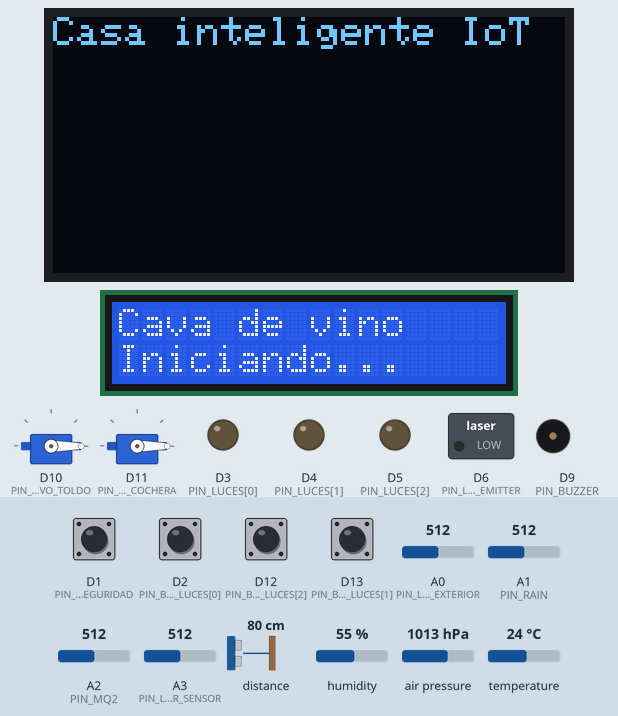
A sketch run on a simulated Arduino Uno R4 WiFi. On the bench: 128×64 one-colour display, 16×2 character LCD, 2 × servo, switched loads named in the sketch (green lamp = pin HIGH), output pins drawn as LEDs (lit = HIGH), buzzer (waves = sounding). The test bench sets the inputs (shaded band); at power-on: D1 (PIN_BTN_SEGURIDAD), D2 (PIN_BTN_LUCES[0]), D12 (PIN_BTN_LUCES[2]), D13 (PIN_BTN_LUCES[1]) HIGH, A0 (PIN_LDR_EXTERIOR) = 512, A1 (PIN_RAIN) = 512, A2 (PIN_MQ2) = 512, A3 (PIN_LASER_SENSOR) = 512, distance to the obstacle 80 cm, humidity 55 %, air pressure 1013 hPa, temperature 24 °C (analog values on the 0–1023 scale). WiFi joins after 1.5 s; servers stay silent unless stated; no MQTT or app messages arrive unless stated; what the sketch prints to the serial monitor is not drawn.

Above: at 0.4 s.
At 67.04 s:
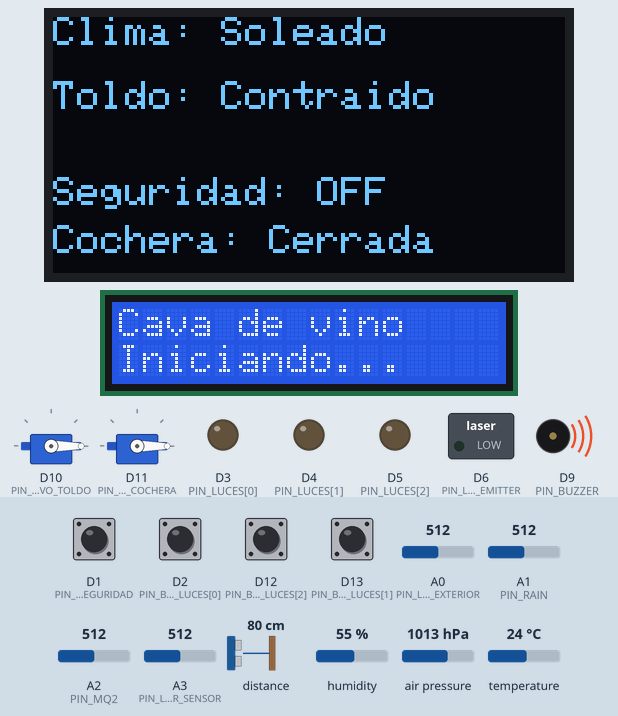
At 69.5 s:
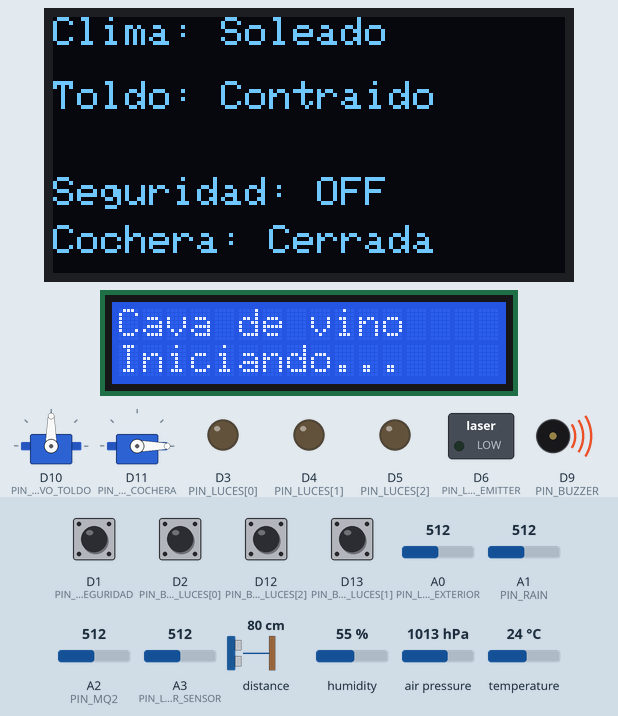
At 71.3 s:
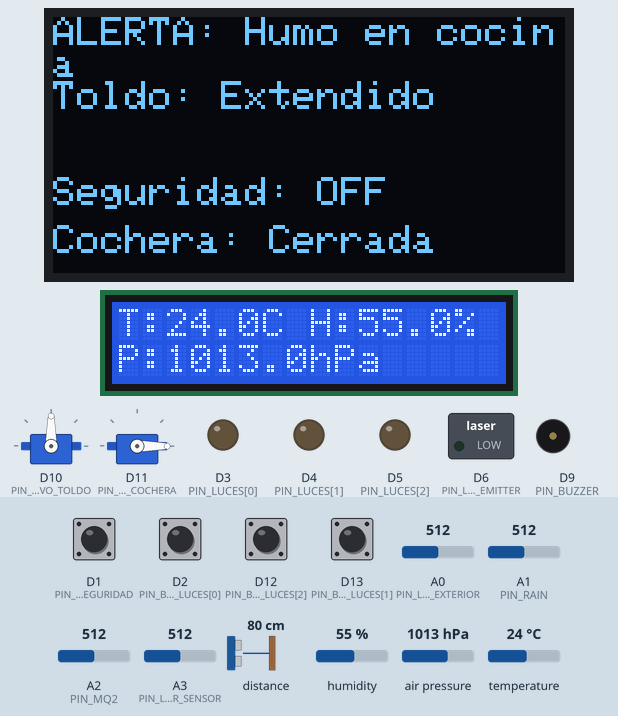
Timing chart, 0 to 72.8 s (numbered marks = the images above):
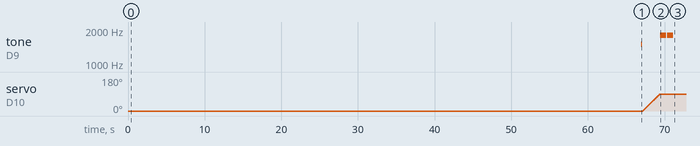

The sketch:

smart-home-final.ino
```cpp
// Librerías
#include "WiFiS3.h"
#include <ArduinoMqttClient.h>
#include <Wire.h>               // Habilita el bus I2C (usado por BME280, OLED, VL53L0X, LCD I2C)
#include <Adafruit_Sensor.h>    // Librería base de sensores Adafruit
#include <Adafruit_BME280.h>    // Librería del sensor BME280
#include <Adafruit_GFX.h>       // Librería gráfica base
#include <Adafruit_SSD1306.h>   // Librería para la pantalla OLED
#include <Adafruit_VL53L0X.h>   // Librería para el sensor de distancia VL53L0X
#include <Servo.h>              // Librería para controlar servos
#include <LiquidCrystal_I2C.h>  // Librería para LCD por I2C (16x2)

// WiFi y MQTT
char ssid[] = "Nihon";
char pass[] = "Ximena10@";
WiFiClient wifiClient;
MqttClient mqttClient(wifiClient);
const char broker[] = "test.mosquitto.org";
int port = 1883;

// OLED (pantalla principal)
#define OLED_WIDTH 128
#define OLED_HEIGHT 64
#define OLED_ADDR 0x3C
Adafruit_SSD1306 oled(OLED_WIDTH, OLED_HEIGHT, &Wire);

// LCD (pantalla de la cava en la cocina)
LiquidCrystal_I2C lcd(0x27, 16, 2);

// Sensores
Adafruit_BME280 bme;
Adafruit_VL53L0X vl53 = Adafruit_VL53L0X();

// Variables para lecturas de sensores
float temperature = 0.0;
float humidity = 0.0;
float pressure = 0.0;
int distMm = -1;
float smoke_ppm = 0.0;

// Pines analógicos para sensores (A0-A5 available)
const int PIN_LDR_EXTERIOR = A0;    // LDR que mide luz exterior (para toldo)
const int PIN_RAIN         = A1;    // Sensor de lluvia
const int PIN_MQ2          = A2;    // Sensor de humo/gas MQ-2 (cocina)
const int PIN_LASER_SENSOR = A3;    // Fotoresistor/fotodiodo que recibe el láser KY-008

// Módulo láser HW-493 (KY-008)
const int PIN_LASER_EMITTER = 6;    // Pin para controlar el emisor láser HW-493

// Constantes MQ2
const float RL_VALUE = 5.0;
const float RO_CLEAN_AIR_FACTOR = 9.83;
const float VCC = 5.0;
float sensor_volt;
float RS_gas;
float ratio;
float RO = 10.0;

int rainValue = 0;
float rainVoltage = 0.0;
int rainVPercentage = 0;
int photoValue = 0;
float photoVoltage = 0.0;

// Actuadores
const int PIN_BUZZER        = 9;
const int PIN_SERVO_TOLDO   = 10;
const int PIN_SERVO_COCHERA = 11;

Servo servoToldo;
Servo servoCochera;

// Luces: 3 pisos (floors)
const int NUM_HABITACIONES = 3;
const int PIN_LUCES[NUM_HABITACIONES] = {3, 4, 5};  // Lights for 3 floors
const int PIN_BTN_LUCES[NUM_HABITACIONES] = {2, 13, 12};  // Buttons for 3 floors

// Botones
const int PIN_BTN_SEGURIDAD  = 1;      // Security button
const int PIN_BTN_COCHERA_IN = 0;      // Cochera button - RE-ENABLED

bool lucesEncendidas[NUM_HABITACIONES] = {false, false, false};
bool lastBtnLuces[NUM_HABITACIONES];

// Umbrales
const int LDR_UMBRAL_LUZ_ALTA   = 700;
const int RAIN_UMBRAL_MOJADO    = 600;
const int MQ2_UMBRAL_HUMO       = 400;
const int LASER_UMBRAL_CORTE    = 300;
const int DIST_UMBRAL_COCHE_MM  = 800;

// Tiempos
const unsigned long COCHERA_OPEN_MS      = 15000;
const unsigned long SERVO_TOLDO_MS       = 2000;
const unsigned long SERVO_COCHERA_MS     = 2500;

// Configuración servos MG90S (estándar 180°)
const int SERVO_TOLDO_RETRAIDO   = 0;    // Toldo retraído (0 grados)
const int SERVO_TOLDO_EXTENDIDO  = 90;   // Toldo extendido (90 grados)
const int SERVO_COCHERA_CERRADA  = 0;    // Cochera cerrada (0 grados)
const int SERVO_COCHERA_ABIERTA  = 90;   // Cochera abierta (90 grados)

// Variables de estado
bool modoSeguridad     = false;
bool toldoExtendido    = false;
bool intrusoDetectado  = false;
bool humoDetectado     = false;
bool cocheraAbierta    = false;
unsigned long tInicioCochera = 0;

bool lastBtnSeguridad  = HIGH;
bool lastBtnCochera    = HIGH;  // RE-ENABLED

unsigned long lastLCDUpdate      = 0;
const unsigned long LCD_UPDATE_MS = 1000;

unsigned long lastMQTTSend = 0;
const unsigned long MQTT_SEND_INTERVAL = 1000;

// Declaración de funciones
void actualizarOLED(bool hayLluvia, bool muchaLuz);
void actualizarLCDCava();
void beepCortoSuave();
void beepAlarmaIntruso();
void beepAlarmaHumo();
void extenderToldo();
void retraerToldo();
void abrirCochera();
void cerrarCochera();
float calibrateSensor();
float calculatePPM_Smoke(float ratio);
void enviarDatosViaJSON();

void setup() {
  Serial.begin(9600);

  // Configuración de pines
  pinMode(PIN_BTN_SEGURIDAD, INPUT_PULLUP);
  pinMode(PIN_BTN_COCHERA_IN, INPUT_PULLUP);  // RE-ENABLED
  pinMode(PIN_BUZZER, OUTPUT);
  pinMode(PIN_LASER_EMITTER, OUTPUT);  // Láser HW-493
  digitalWrite(PIN_LASER_EMITTER, LOW);  // Láser apagado al inicio

  for (int i = 0; i < NUM_HABITACIONES; i++) {
    pinMode(PIN_LUCES[i], OUTPUT);
    digitalWrite(PIN_LUCES[i], LOW);
    pinMode(PIN_BTN_LUCES[i], INPUT_PULLUP);
    lastBtnLuces[i] = HIGH;
  }

  // Inicia I2C
  Wire.begin();
  delay(100);

  // Inicializar OLED
  if (!oled.begin(SSD1306_SWITCHCAPVCC, OLED_ADDR)) {
    Serial.println(F("ERROR: No se detecta la OLED"));
  } else {
    oled.clearDisplay();
    oled.setTextColor(SSD1306_WHITE);
    oled.setTextSize(1);
    oled.setCursor(0, 0);
    oled.println(F("Casa inteligente IoT"));
    oled.display();
  }

  // Inicializar LCD
  lcd.begin(16, 2);  // Inicializar con 16 columnas y 2 filas
  lcd.backlight();
  lcd.clear();
  delay(100);
  lcd.setCursor(0, 0);
  lcd.print("Cava de vino");
  lcd.setCursor(0, 1);
  lcd.print("Iniciando...");
  Serial.println("LCD initialized");

  // Inicializar VL53L0X
  if (!vl53.begin()) {
    Serial.println("Failed to initialize VL53L0X!");
  } else {
    Serial.println("VL53L0X OK");
  }

  // Inicializar BME280
  bool status = bme.begin(0x76);
  if (!status) {
    Serial.println("BME280 not found at 0x76, trying 0x77...");
    status = bme.begin(0x77);
  }

  if (!status) {
    Serial.println("Could not find BME280 sensor!");
  } else {
    Serial.println("BME280 OK");
    bme.setSampling(Adafruit_BME280::MODE_NORMAL,
                    Adafruit_BME280::SAMPLING_X2,
                    Adafruit_BME280::SAMPLING_X16,
                    Adafruit_BME280::SAMPLING_X1,
                    Adafruit_BME280::FILTER_X16,
                    Adafruit_BME280::STANDBY_MS_500);
  }

  // Set analog resolution
  analogReadResolution(14);

  // Servos
  servoToldo.attach(PIN_SERVO_TOLDO);
  servoCochera.attach(PIN_SERVO_COCHERA);
  servoToldo.write(SERVO_TOLDO_RETRAIDO);      // Iniciar retraído
  servoCochera.write(SERVO_COCHERA_CERRADA);   // Iniciar cerrado

  Serial.println("MQ2 Smoke Sensor Initialization");
  Serial.println("Warming up sensor (60 seconds)...");
  delay(60000);

  Serial.println("Calibrating smoke sensor...");
  RO = calibrateSensor();
  Serial.print("Calibration complete. RO = ");
  Serial.print(RO);
  Serial.println(" kOhm");

  // Conectar WiFi
  Serial.print("Attempting to connect to WiFi: ");
  Serial.println(ssid);
  while (WiFi.begin(ssid, pass) != WL_CONNECTED) {
    Serial.print(".");
    delay(5000);
  }
  Serial.println("\nYou're connected to the network");

  // Conectar MQTT
  Serial.print("Attempting to connect to MQTT broker: ");
  Serial.println(broker);
  if (!mqttClient.connect(broker, port)) {
    Serial.print("MQTT connection failed! Error code = ");
    Serial.println(mqttClient.connectError());
  } else {
    Serial.println("You're connected to the MQTT broker!");
  }

  actualizarOLED(false, false);
}

void loop() {
  // Reconectar MQTT si es necesario
  if (!mqttClient.connected()) {
    Serial.println("MQTT connection lost. Attempting to reconnect...");
    if (mqttClient.connect(broker, port)) {
      Serial.println("Reconnected to MQTT broker!");
    }
  }

  // Lectura de botones de luces
  for (int i = 0; i < NUM_HABITACIONES; i++) {
    bool btn = (digitalRead(PIN_BTN_LUCES[i]) == LOW);
    if (btn && !lastBtnLuces[i]) {
      lucesEncendidas[i] = !lucesEncendidas[i];
      digitalWrite(PIN_LUCES[i], lucesEncendidas[i] ? HIGH : LOW);
    }
    lastBtnLuces[i] = btn;
  }

  // Botón de seguridad
  bool btnSeguridad = (digitalRead(PIN_BTN_SEGURIDAD) == LOW);
  if (btnSeguridad && !lastBtnSeguridad) {
    modoSeguridad = !modoSeguridad;
    intrusoDetectado = false;

    // Controlar láser según modo seguridad
    if (modoSeguridad) {
      digitalWrite(PIN_LASER_EMITTER, HIGH);  // Encender láser
      Serial.println("Security mode ON - Laser activated");
    } else {
      digitalWrite(PIN_LASER_EMITTER, LOW);   // Apagar láser
      Serial.println("Security mode OFF - Laser deactivated");
    }
  }
  lastBtnSeguridad = btnSeguridad;

  // Botón de cochera - RE-ENABLED
  bool btnCochera = (digitalRead(PIN_BTN_COCHERA_IN) == LOW);
  if (btnCochera && !lastBtnCochera) {
    if (cocheraAbierta) {
      cerrarCochera();
    } else {
      abrirCochera();
    }
  }
  lastBtnCochera = btnCochera;

  // Lectura de sensores analógicos
  int ldrValor = analogRead(PIN_LDR_EXTERIOR);
  int lluviaValor = analogRead(PIN_RAIN);
  int mq2Valor = analogRead(PIN_MQ2);
  int laserValor = analogRead(PIN_LASER_SENSOR);  // Lee el photoresistor que recibe el láser

  bool hayLluvia = (lluviaValor < RAIN_UMBRAL_MOJADO);
  bool muchaLuz = (ldrValor > LDR_UMBRAL_LUZ_ALTA);
  bool hazInterrumpido = (laserValor < LASER_UMBRAL_CORTE);  // Si el valor es bajo, el haz fue interrumpido

  // Debug: Mostrar valor del sensor láser cuando seguridad está activa
  if (modoSeguridad) {
    static unsigned long lastDebug = 0;
    if (millis() - lastDebug > 2000) {  // Cada 2 segundos
      Serial.print("Laser sensor value: ");
      Serial.print(laserValor);
      Serial.print(" | Beam interrupted: ");
      Serial.println(hazInterrumpido ? "YES" : "NO");
      lastDebug = millis();
    }
  }

  // Sensor de distancia VL53L0X
  distMm = -1;
  VL53L0X_RangingMeasurementData_t medida;
  vl53.rangingTest(&medida, false);
  if (medida.RangeStatus != 4) {
    distMm = (int)medida.RangeMilliMeter;
  }
  bool cocheCerca = (distMm > 0 && distMm < DIST_UMBRAL_COCHE_MM);

  // Calcular valores para MQTT
  photoValue = ldrValor;
  photoVoltage = ((photoValue * 5.0) / 16384);

  rainValue = lluviaValor;
  rainVoltage = ((rainValue * 5.0) / 16384);
  rainVPercentage = map(rainValue, 16383, 0, 0, 100);

  // MQ2 Smoke sensor
  int sensorValue = mq2Valor;
  sensor_volt = (float)sensorValue / 16384.0 * VCC;
  if (sensor_volt <= 0.1) sensor_volt = 0.1;

  RS_gas = ((VCC * RL_VALUE) / sensor_volt) - RL_VALUE;
  if (RS_gas < 0) RS_gas = 0.1;

  if (RO <= 0) RO = 1.0;
  ratio = RS_gas / RO;
  smoke_ppm = calculatePPM_Smoke(ratio);

  // BME280
  temperature = bme.readTemperature();
  humidity = bme.readHumidity();
  pressure = bme.readPressure() / 100.0F;

  if (isnan(temperature)) temperature = 0.0;
  if (isnan(humidity)) humidity = 0.0;
  if (isnan(pressure)) pressure = 0.0;

  // Lógica del toldo
  bool debeExtenderToldo = hayLluvia || muchaLuz;
  if (debeExtenderToldo && !toldoExtendido) {
    extenderToldo();
    toldoExtendido = true;
  } else if (!debeExtenderToldo && toldoExtendido) {
    retraerToldo();
    toldoExtendido = false;
  }

  // Seguridad y láser
  if (modoSeguridad && hazInterrumpido && !intrusoDetectado) {
    intrusoDetectado = true;
    beepAlarmaIntruso();
  }
  if (!modoSeguridad) {
    intrusoDetectado = false;
  }

  // Cochera automática
  if (!modoSeguridad && cocheCerca && !cocheraAbierta) {
    abrirCochera();
  }
  if (cocheraAbierta && (millis() - tInicioCochera >= COCHERA_OPEN_MS)) {
    cerrarCochera();
  }

  // Detector de humo
  bool humoAlto = (mq2Valor > MQ2_UMBRAL_HUMO);
  if (humoAlto && !humoDetectado) {
    humoDetectado = true;
    beepAlarmaHumo();
  }
  if (!humoAlto) {
    humoDetectado = false;
  }

  // Actualizar OLED
  actualizarOLED(hayLluvia, muchaLuz);

  // Actualizar LCD cada segundo
  if (millis() - lastLCDUpdate >= LCD_UPDATE_MS) {
    lastLCDUpdate = millis();
    actualizarLCDCava();
  }

  // Enviar datos vía MQTT cada segundo
  if (millis() - lastMQTTSend >= MQTT_SEND_INTERVAL) {
    lastMQTTSend = millis();
    enviarDatosViaJSON();
  }

  delay(50);
}

// Funciones auxiliares

void enviarDatosViaJSON() {
  if (!mqttClient.connected()) return;

  Serial.println("Sending data to MQTT...");

  mqttClient.beginMessage("EQ8/sensors/data");
  mqttClient.print("{");
  mqttClient.print("\"distance\":");
  mqttClient.print(distMm);
  mqttClient.print(",\"light\":");
  mqttClient.print(photoVoltage, 2);
  mqttClient.print(",\"rain\":");
  mqttClient.print(rainVPercentage);
  mqttClient.print(",\"smoke\":");
  mqttClient.print(smoke_ppm, 2);
  mqttClient.print(",\"temperature\":");
  mqttClient.print(temperature, 2);
  mqttClient.print(",\"pressure\":");
  mqttClient.print(pressure, 2);
  mqttClient.print(",\"humidity\":");
  mqttClient.print(humidity, 2);
  mqttClient.print("}");
  mqttClient.endMessage();
}

float calibrateSensor() {
  float val = 0;
  for (int i = 0; i < 50; i++) {
    int sensorValue = analogRead(PIN_MQ2);
    float sensor_volt = (float)sensorValue / 16384.0 * VCC;
    if (sensor_volt <= 0.1) sensor_volt = 0.1;

    float RS_air = ((VCC * RL_VALUE) / sensor_volt) - RL_VALUE;
    if (RS_air < 0) RS_air = 0.1;

    val += RS_air;
    delay(100);
  }
  val = val / 50.0;
  val = val / RO_CLEAN_AIR_FACTOR;
  if (val <= 0) val = 1.0;
  return val;
}

float calculatePPM_Smoke(float ratio) {
  return 800.0 * pow(ratio, -2.70);
}

void beepCortoSuave() {
  tone(PIN_BUZZER, 1500, 150);
  delay(160);
}

void beepAlarmaIntruso() {
  for (int i = 0; i < 3; i++) {
    tone(PIN_BUZZER, 2000, 200);
    delay(250);
  }
}

void beepAlarmaHumo() {
  for (int i = 0; i < 2; i++) {
    tone(PIN_BUZZER, 1800, 800);
    delay(900);
  }
}

void extenderToldo() {
  beepCortoSuave();
  // Mover lentamente de 0 a 90 grados
  for (int pos = SERVO_TOLDO_RETRAIDO; pos <= SERVO_TOLDO_EXTENDIDO; pos += 2) {
    servoToldo.write(pos);
    delay(50);  // Movimiento lento
  }
  servoToldo.write(SERVO_TOLDO_EXTENDIDO);
}

void retraerToldo() {
  // Mover lentamente de 90 a 0 grados
  for (int pos = SERVO_TOLDO_EXTENDIDO; pos >= SERVO_TOLDO_RETRAIDO; pos -= 2) {
    servoToldo.write(pos);
    delay(50);  // Movimiento lento
  }
  servoToldo.write(SERVO_TOLDO_RETRAIDO);
}

void abrirCochera() {
  // Mover lentamente de 0 a 90 grados
  for (int pos = SERVO_COCHERA_CERRADA; pos <= SERVO_COCHERA_ABIERTA; pos += 2) {
    servoCochera.write(pos);
    delay(200);  // Movimiento muy lento
  }
  servoCochera.write(SERVO_COCHERA_ABIERTA);
  cocheraAbierta = true;
  tInicioCochera = millis();
}

void cerrarCochera() {
  // Mover lentamente de 90 a 0 grados
  for (int pos = SERVO_COCHERA_ABIERTA; pos >= SERVO_COCHERA_CERRADA; pos -= 2) {
    servoCochera.write(pos);
    delay(200);  // Movimiento muy lento
  }
  servoCochera.write(SERVO_COCHERA_CERRADA);
  cocheraAbierta = false;
}

void actualizarOLED(bool hayLluvia, bool muchaLuz) {
  oled.clearDisplay();
  oled.setTextSize(1);
  oled.setCursor(0, 0);

  if (intrusoDetectado) {
    oled.println(F("ALERTA: Intruso"));
  } else if (humoDetectado) {
    oled.println(F("ALERTA: Humo en cocina"));
  } else {
    if (hayLluvia) {
      oled.println(F("Clima: Lluvia"));
    } else {
      oled.println(F("Clima: Soleado"));
    }
  }

  oled.setCursor(0, 16);
  oled.print(F("Toldo: "));
  oled.println(toldoExtendido ? F("Extendido") : F("Contraido"));

  oled.setCursor(0, 40);
  oled.print(F("Seguridad: "));
  oled.println(modoSeguridad ? F("ON") : F("OFF"));

  oled.setCursor(0, 52);
  oled.print(F("Cochera: "));
  oled.println(cocheraAbierta ? F("Abierta") : F("Cerrada"));

  oled.display();
}

void actualizarLCDCava() {
  lcd.clear();
  lcd.setCursor(0, 0);
  lcd.print("T:");
  if (!isnan(temperature)) {
    lcd.print(temperature, 1);
    lcd.print("C ");
  } else {
    lcd.print("--.-C ");
  }

  lcd.print("H:");
  if (!isnan(humidity)) {
    lcd.print(humidity, 1);
    lcd.print("%");
  } else {
    lcd.print("--%");
  }

  lcd.setCursor(0, 1);
  lcd.print("P:");
  if (!isnan(pressure)) {
    lcd.print(pressure, 1);
    lcd.print("hPa");
  } else {
    lcd.print("----hPa");
  }
}
```

Measured:
- by itself, tone on D9 (PIN_BUZZER): plays 1500 Hz for 0.15 s, 1800 Hz for 0.80 s, 1800 Hz for 0.80 s
- by itself, servo on D10 (PIN_SERVO_TOLDO): moves from 0° to 90° over 2.2 s
- what the display in image 0 shows lasts 66.6 s, from 0.3 s to 66.9 s
